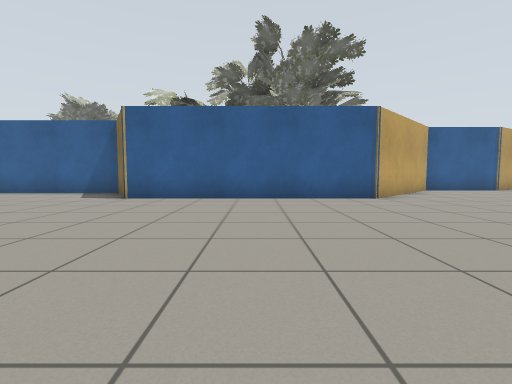
View 1 (above)

18 first-person views from a walk through a world built for the Gazebo simulator. The camera is 0.72 m above the floor, tilts 4° down and sees 85° across. The floor is counted in squares, 1 m on a side. Each view is taken from the middle of a square. On the plan, view 1 faces up. The plan holds only what a view shows up to about 10 squares ahead; the rest is blank. The place goes on beyond the plan. The robots in the file are not drawn. Gazebo's built-in surfaces are drawn with simple patterns. Simple shapes stand in for some stock models.

View 2
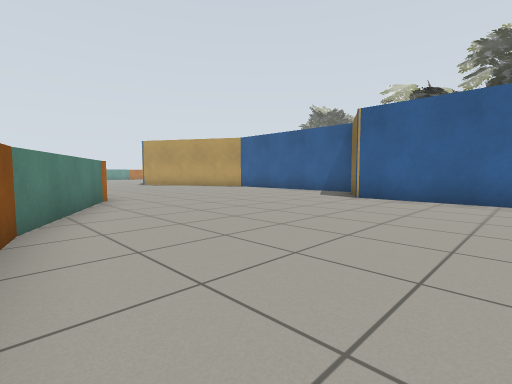

View 3
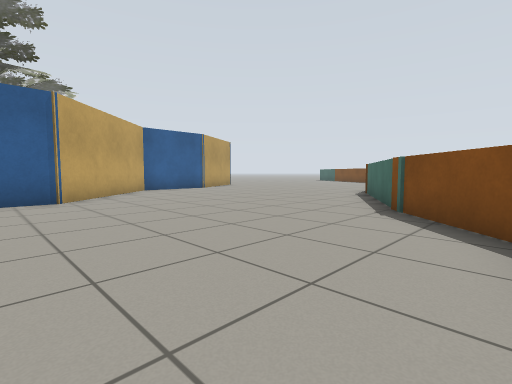

View 4
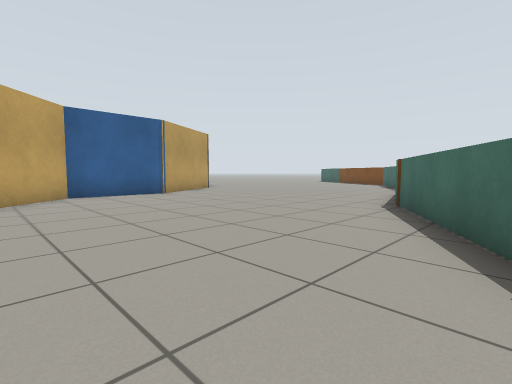

View 5
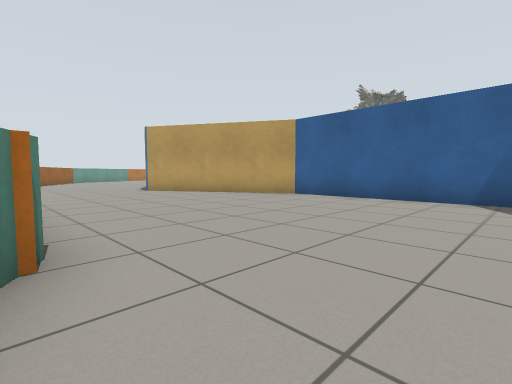

View 6
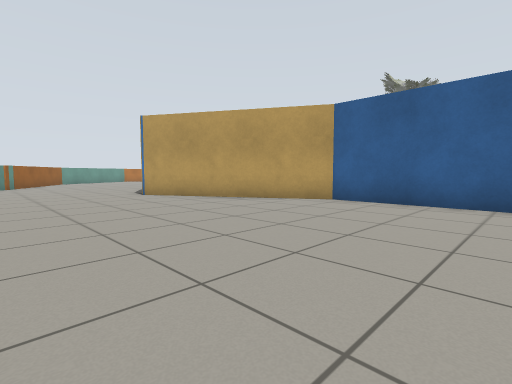

View 7
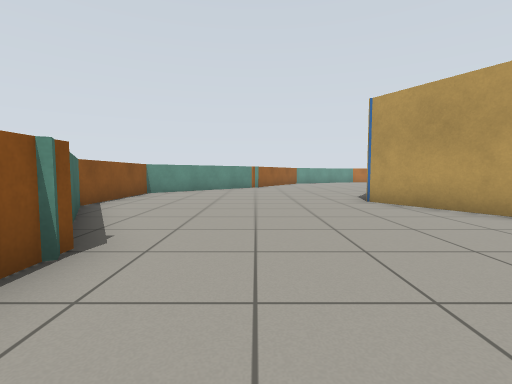

View 8
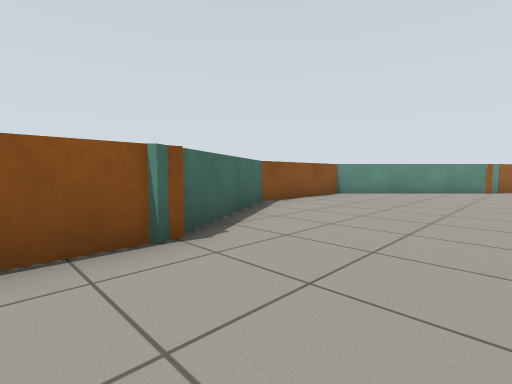

View 9
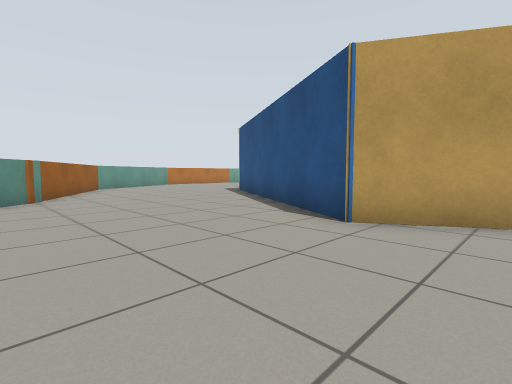

View 10
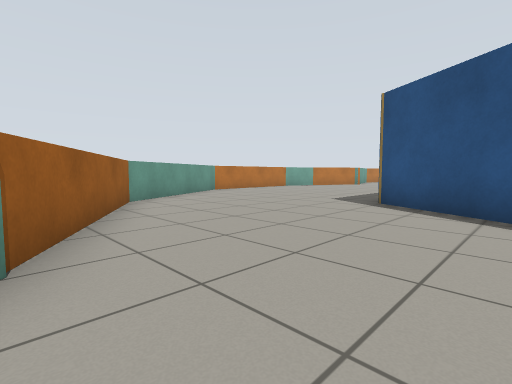

View 11
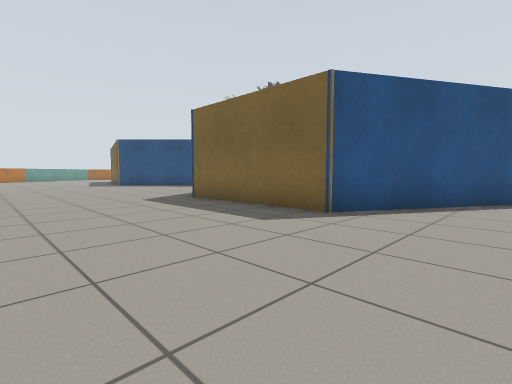

View 12
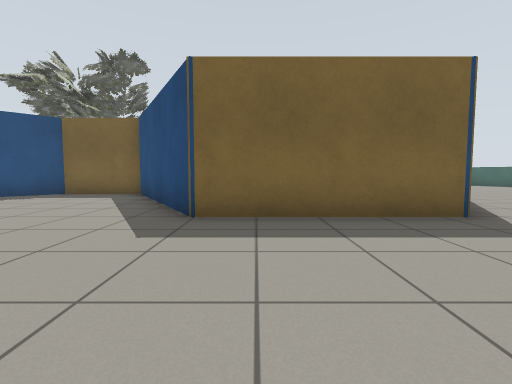

View 13
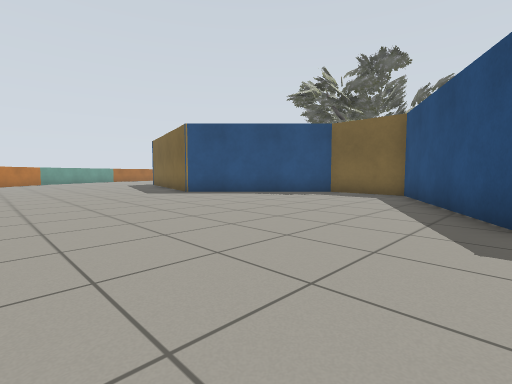

View 14
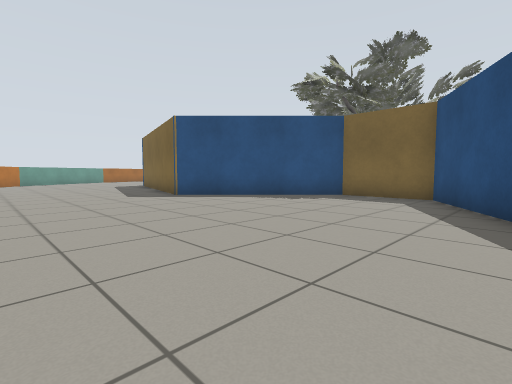

View 15
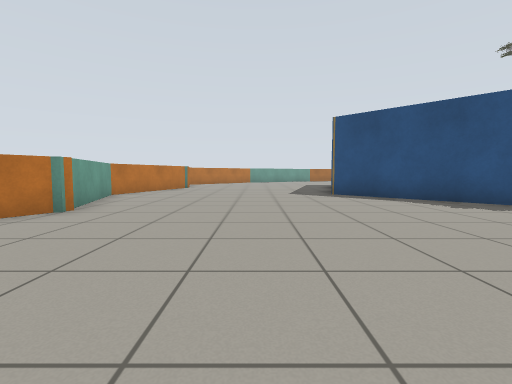

View 16
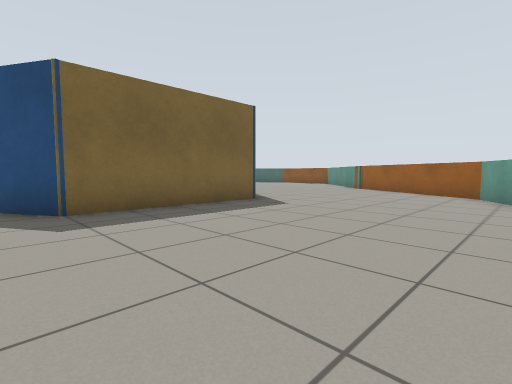

View 17
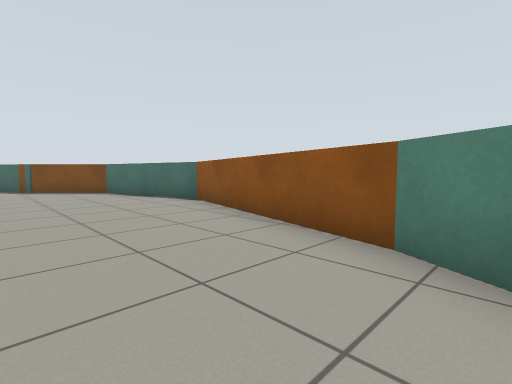

View 18
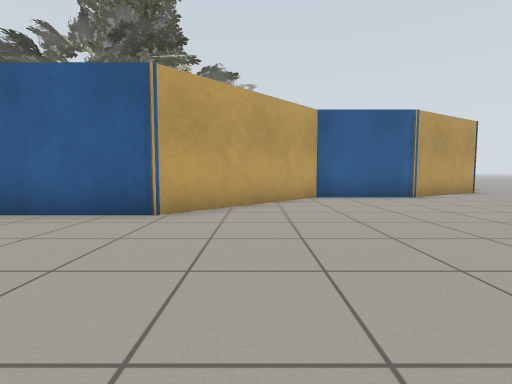

### Floor plan
Points are (right, up) in squares from view 1. A wall is a line through its corners. A room is listed if a view was taken in it or the views show most of it. See-through windows are left out.
Room 1 (views 1, 2, 3, 4, 5, 6, 7, 8, 9, 10, 11, 12, 13, 14, 15, 16, 17, 18)
walls: (11.5, 12.2) (9.6, 11.1) (6.8, 11.1) (3.3, 7.7) (-3.6, 7.7) (-4.8, 9.7) (-10.8, 9.7) (-15.9, 6.8) (-22.6, 10.6) (-22.6, 15) (-17.7, 17.8) (-17.7, 20.4) (-19.8, 22.5)
low walls: (-7.9, 2.4) (-4.1, 0.3); (-4.2, 0.3) (1.5, -1.2) (5.5, -0.2) (7.7, 2); (-22.6, 4.2) (-18.7, 0.2) (-15, 0.2) (-11.4, 2.3) (-10, 2.3); (-28.5, 9.2) (-27, 6.6) (-22.1, 3.8); (7.2, 1.6) (11.4, 4.1); (-28.2, 22.6) (-27.5, 20.2) (-28, 19.3)

Where each view was taken, in squares from view 1:
view 1: 0 up, 0 right, facing up
view 2: 0 up, 0 right, facing up-left
view 3: 0 up, 2 right, facing up-right
view 4: 2 up, 5 right, facing up-right
view 5: 2 up, 5 left, facing up-left
view 6: 3 up, 7 left, facing up-left
view 7: 4 up, 9 left, facing left
view 8: 5 up, 10 left, facing down-left
view 9: 3 up, 14 left, facing up-left
view 10: 4 up, 20 left, facing up-left
view 11: 8 up, 27 left, facing up-right
view 12: 14 up, 27 left, facing right
view 13: 15 up, 27 left, facing up-right
view 14: 16 up, 26 left, facing up-right
view 15: 15 up, 24 left, facing up
view 16: 16 up, 28 left, facing down-right
view 17: 3 up, 5 left, facing down-right
view 18: 3 up, 5 right, facing up
